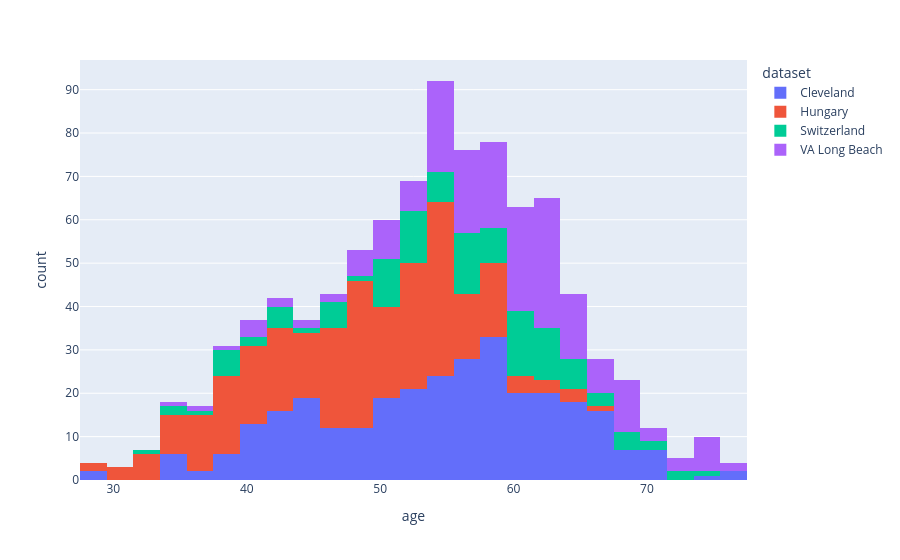

The cell this chart's notebook holds for it:
### Code cell
# make a plot of age column using plotly and coloring this by dataset column
fig = px.histogram(data_frame=df, x= 'age', color= 'dataset')
fig.show()

# print mean median and mode of the dataset
print(f"Mean of Dataset:{df.groupby('dataset')['age'].mean()}")
print("-----------------------------")
print(f"Median of Dataset:{df.groupby('dataset')['age'].median()}")
print("-----------------------------")
print(f"Mode of Dataset:{df.groupby('dataset')['age'].agg(pd.Series.mode)}")

### Figure 1 — Plotly figure (JSON) as saved in the notebook; plotly's stock layout.template omitted (floating-point values rounded to 4 significant figures; data arrays with more than 128 entries replaced by an {"elided": "..."} marker saying what was removed)
{"data": [{"bingroup": "x", "hovertemplate": "dataset=Cleveland<br>age=%{x}<br>count=%{y}<extra></extra>", "legendgroup": "Cleveland", "marker": {"color": "#636efa", "pattern": {"shape": ""}}, "name": "Cleveland", "orientation": "v", "showlegend": true, "type": "histogram", "x": {"elided": "304 int values"}, "xaxis": "x", "yaxis": "y"}, {"bingroup": "x", "hovertemplate": "dataset=Hungary<br>age=%{x}<br>count=%{y}<extra></extra>", "legendgroup": "Hungary", "marker": {"color": "#EF553B", "pattern": {"shape": ""}}, "name": "Hungary", "orientation": "v", "showlegend": true, "type": "histogram", "x": {"elided": "293 int values"}, "xaxis": "x", "yaxis": "y"}, {"bingroup": "x", "hovertemplate": "dataset=Switzerland<br>age=%{x}<br>count=%{y}<extra></extra>", "legendgroup": "Switzerland", "marker": {"color": "#00cc96", "pattern": {"shape": ""}}, "name": "Switzerland", "orientation": "v", "showlegend": true, "type": "histogram", "x": [32, 34, 35, 36, 38, 38, 38, 38, 38, 38, 40, 41, 42, 42, 43, 43, 43, 45, 46, 46, 47, 47, 47, 47, 48, 50, 50, 50, 50, 51, 51, 51, 51, 51, 51, 51, 52, 52, 52, 52, 53, 53, 53, 53, 53, 53, 53, 53, 54, 54, 54, 55, 55, 55, 55, 56, 56, 56, 56, 56, 56, 56, 56, 57, 57, 57, 57, 57, 57, 58, 58, 58, 59, 59, 59, 59, 59, 60, 60, 60, 60, 60, 60, 61, 61, 61, 61, 61, 61, 61, 61, 61, 62, 62, 62, 62, 62, 62, 62, 63, 63, 63, 63, 63, 64, 64, 64, 65, 65, 65, 65, 66, 66, 67, 68, 68, 69, 69, 70, 70, 72, 73, 74], "xaxis": "x", "yaxis": "y"}, {"bingroup": "x", "hovertemplate": "dataset=VA Long Beach<br>age=%{x}<br>count=%{y}<extra></extra>", "legendgroup": "VA Long Beach", "marker": {"color": "#ab63fa", "pattern": {"shape": ""}}, "name": "VA Long Beach", "orientation": "v", "showlegend": true, "type": "histogram", "x": {"elided": "200 int values"}, "xaxis": "x", "yaxis": "y"}], "layout": {"barmode": "relative", "legend": {"title": {"text": "dataset"}, "tracegroupgap": 0}, "margin": {"t": 60}, "xaxis": {"anchor": "y", "domain": [0, 1], "title": {"text": "age"}}, "yaxis": {"anchor": "x", "domain": [0, 1], "title": {"text": "count"}}}}
